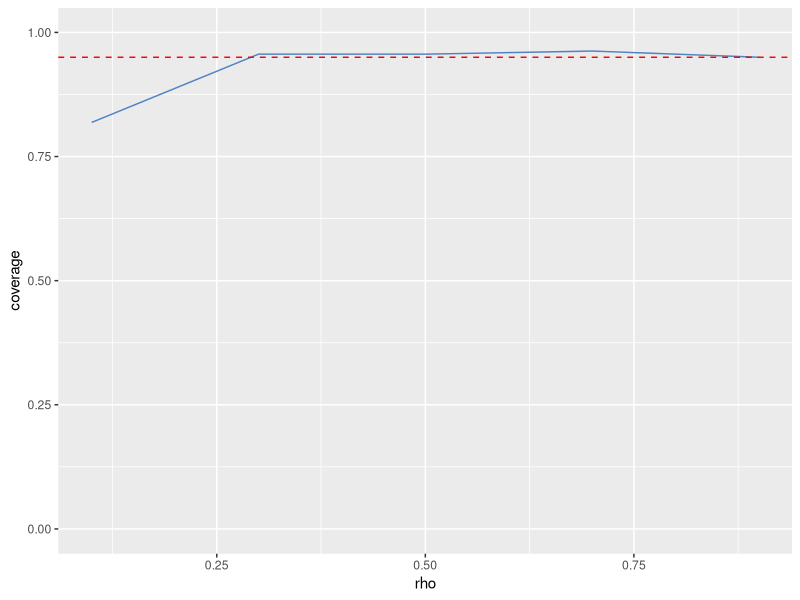
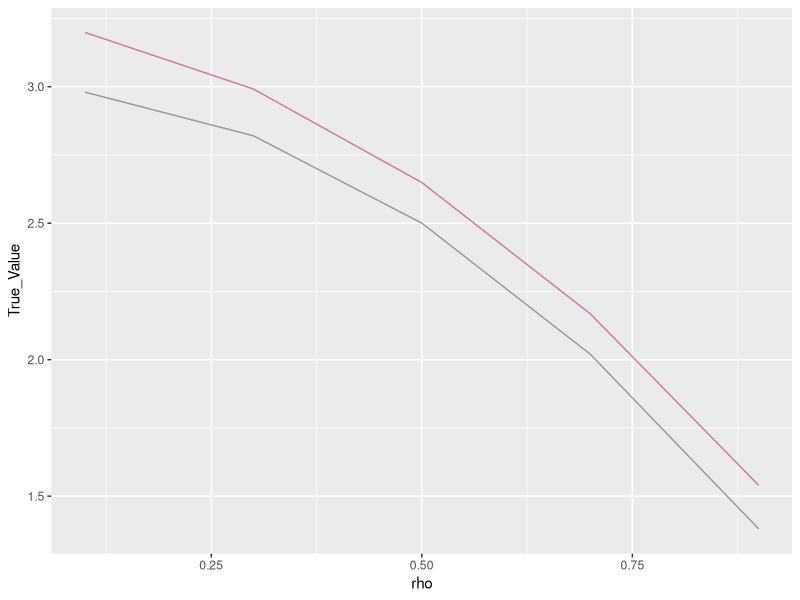

The R script that drew these images, in order:
### In this document, I'll present some results from the large sample illustration
### of exploration1, where we used lm to estimate \hat{y}

library("ggplot2")

setwd("~/Working/Ning/Giles_Project_1/Code/Lu_Implementation/12-15/")

explor2_rho1 = data.matrix(read.csv("./crossfit_explore_2_2_both_rf_large_rho1.csv"))[,-c(1,6,7)]
explor2_rho3 = data.matrix(read.csv("./crossfit_explore_2_2_both_rf_large_rho3.csv"))[,-c(1,6,7)]
explor2_rho5 = data.matrix(read.csv("./crossfit_explore_2_2_both_rf_large_rho5.csv"))[,-c(1,6,7)]
explor2_rho7 = data.matrix(read.csv("./crossfit_explore_2_2_both_rf_large_rho7.csv"))[,-c(1,6,7)]
explor2_rho9 = data.matrix(read.csv("./crossfit_explore_2_2_both_rf_large_rho9.csv"))[,-c(1,6,7)]

bias_estimation <- rbind(colMeans(explor2_rho1), colMeans(explor2_rho3),
                         colMeans(explor2_rho5), colMeans(explor2_rho7),
                         colMeans(explor2_rho9))
bias_estimation <- cbind(bias_estimation, rowSums(bias_estimation) - 2*bias_estimation[,3] - bias_estimation[,1])
bias_estimation <- cbind(bias_estimation, 3-2*(seq(1,9,2)/10)^2, (seq(1,9,2)/10))
bias_estimation <- data.frame(bias_estimation)
colnames(bias_estimation) <- c("First_Term", "Second_Term", "Third_Term",
                               "Forth_Term", "Estimate", "True_Value", "rho")

estimation_plot = ggplot(data = bias_estimation, aes(x = rho))   +
  geom_line(aes(x = rho, y = Second_Term), color = "#D16103") +
  geom_line(aes(x = rho, y = Third_Term), color = "#52854C")  + 
  geom_line(aes(x = rho, y = Forth_Term), color = "#4E84C4")  +
  geom_line(aes(x = rho, y = True_Value), color = "#999999") 

estimation_plot = ggplot(data = bias_estimation, aes(x = rho)) + 
  geom_line(aes(x = rho, y = True_Value), color = "#999999") +
  geom_line(aes(x = rho, y = Estimate), color = "#CC79A7")


################################################################################
################################################################################
################################################################################
t_95 = qt(.975, 2000-1)

estimate_fun <- function(mat){
  return(rowSums(mat) - 2*mat[,3] - mat[,1])
}


eif_mean = 3-2*seq(from =.1, to = .9, by = .2)^2

var_explor2_rho1 = data.matrix(read.csv("./crossfit_explore_2_2_both_rf_large_rho1.csv"))[, 7]
var_explor2_rho3 = data.matrix(read.csv("./crossfit_explore_2_2_both_rf_large_rho3.csv"))[, 7]
var_explor2_rho5 = data.matrix(read.csv("./crossfit_explore_2_2_both_rf_large_rho5.csv"))[, 7]
var_explor2_rho7 = data.matrix(read.csv("./crossfit_explore_2_2_both_rf_large_rho7.csv"))[, 7]
var_explor2_rho9 = data.matrix(read.csv("./crossfit_explore_2_2_both_rf_large_rho9.csv"))[, 7]

coverage_mat <- cbind(var_explor2_rho1, var_explor2_rho3, var_explor2_rho5, 
                      var_explor2_rho7, var_explor2_rho9)
estimate_mat <- cbind(estimate_fun(explor2_rho1), estimate_fun(explor2_rho3),
                      estimate_fun(explor2_rho5), estimate_fun(explor2_rho7),
                      estimate_fun(explor2_rho9))
SE_vec <- sqrt(colMeans(coverage_mat)/1999)

coverage <- c()

for(i in 1:5){
  eif_Lower = eif_mean[i] - t_95*SE_vec[i]
  eif_Upper = eif_mean[i] + t_95*SE_vec[i]
  eif_covered =  mean(estimate_mat[,i]<= eif_Upper&estimate_mat[,i]>=eif_Lower)
  coverage[i]  = eif_covered
}


coverage



bias_estimation <- cbind(bias_estimation, coverage)

coverage_plot = ggplot(data = bias_estimation, aes(x = rho)) + 
  geom_line(aes(x = rho, y = coverage), color = "#4E84C4") +
  geom_hline(yintercept = 0.95, linetype = "dashed", color = "red") + ylim(0,1)

